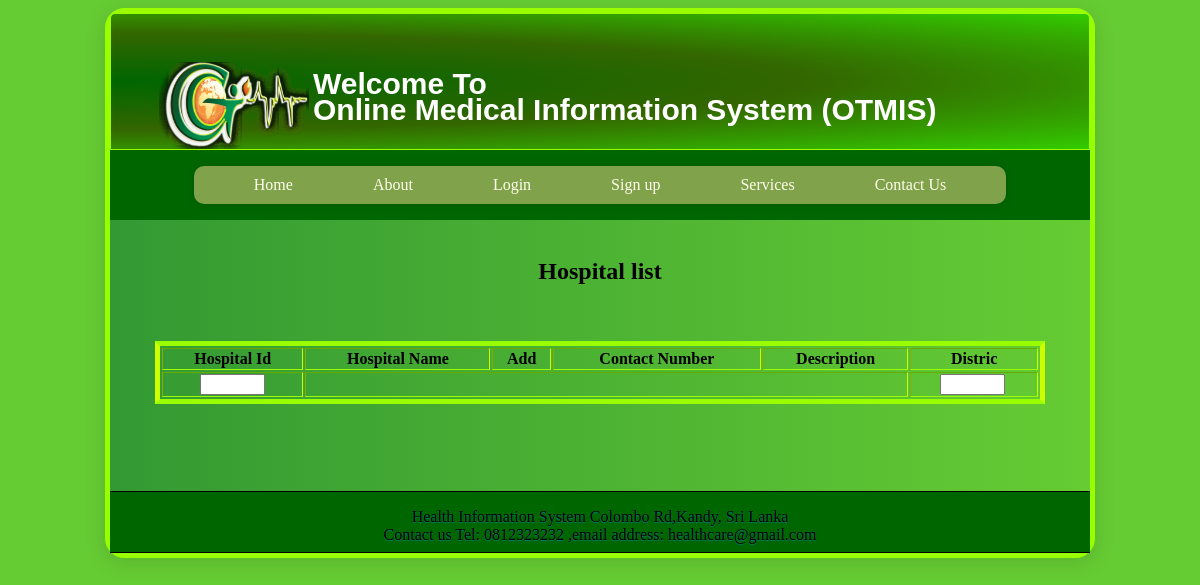
/hospitalDetails.php, run on an earlier commit of the app's database.
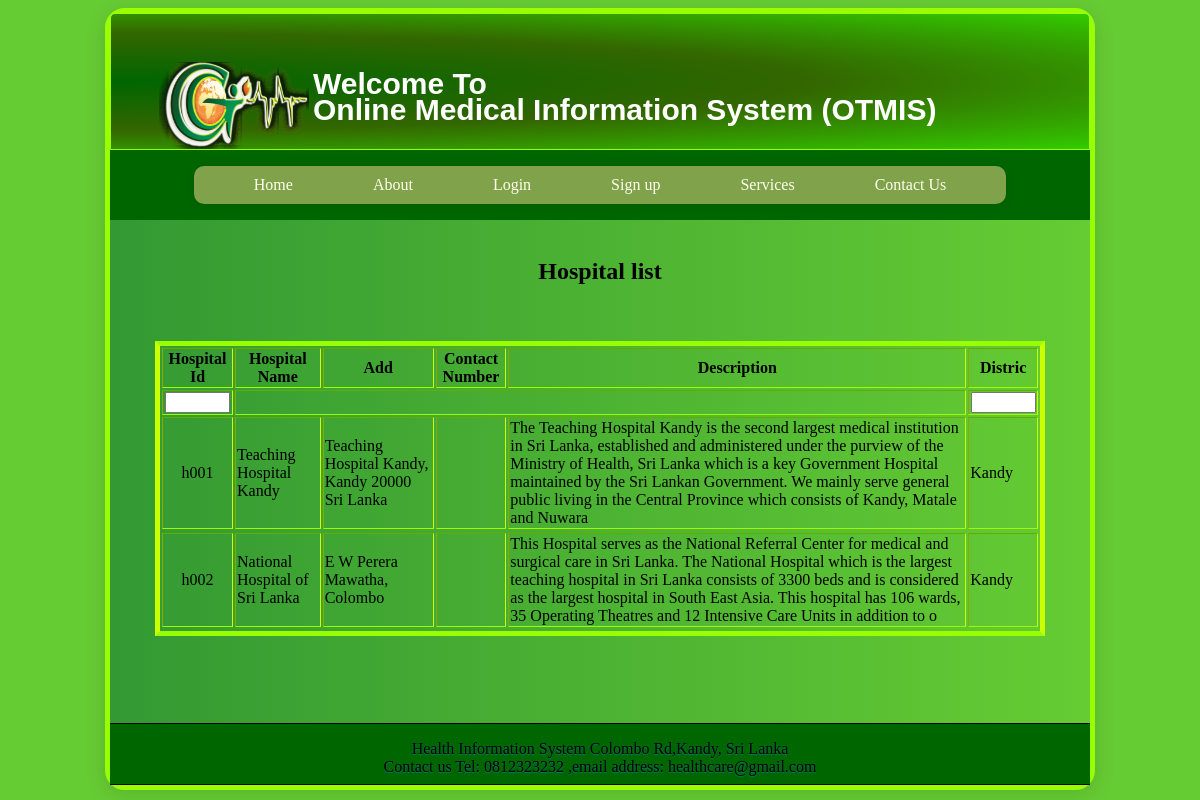
And on a later commit of the database.
### tables this page shows
CREATE TABLE IF NOT EXISTS `hospital` (
  `hId` char(4) NOT NULL,
  `district` varchar(20) NOT NULL,
  `add` varchar(200) NOT NULL,
  `description` varchar(350) NOT NULL,
  `hName` varchar(50) NOT NULL,
  `hTelNo` char(10) NOT NULL,
  PRIMARY KEY (`hId`)
);

### hospitalDetailsController.php (the view, shortened to what this page needs)
 <?php
 function getHospitalList(){
			$db = new DBAccess();
			$dbConnection = $db->initConnection();
			$str = "";
			$sql = "SELECT * FROM hospital";
	 	$str .='<h2 align="center">Hospital list</h1><br><br><table border="5"  style="width: 100%; border-style: solid; border-color: #99FF00 #CCFF00; " align="center">
		<thead>
		<tr >
			<th align="center" class="Article Id">Hospital Id</th>
			<th class="Topic"> Hospital Name</th>
			<th class="filterable">Add</th>
			<th class="filterable">Contact Number</th>
			<th class="filterable">Description</th>
			<th class="filterable">Distric</th>
		</tr>
		<tr>
			<th><input size="5px" align="center" name="filter" onkeyup="Table.filter(this,this)"></th>
			<th colspan ="4"></th>
			<th align="center"><input id="appNo" size="5px" align="center" name="filter" onkeyup="Table.filter(this,this)"> <span> <img src ="" /></span></th>
		</tr>
	</thead>
	<tbody>';
			$query=mysql_query($sql,$dbConnection) or die("SQL Error ".mysql_error());
			while($rows=mysql_fetch_array($query)){
			$str .="<tr>
							<td align='center'>".$rows["hId"]."</td>
							<td>".$rows["hName"]."</td>
							<td>".$rows["add"]."</td>
							<td>".$rows["telNo"]."</td>
							<td>".$rows["description"]."</td>
							<td>".$rows["district"]."</td>
						<tr>";
			}
		$str=$str.'</tfoot></table><br><br><br><br>';
			echo $str;
}
?>

### hospitalDetails.php (shortened to what this page needs)
<html>
<head>
<link rel="stylesheet" type="text/css" href="css/sty.css" />
<link rel="stylesheet" type="text/css" href="css/menustyle.css" />
<body>
<div id="wrapper">
	<?php
		include 'header.php';
    	include 'menu.php';
		$user = "";
  		$man = selectMenu($user);
		echo $man;
	?>
<br class="clearfix" />
        <div id="page">
<?php
			include 'hospitalDetailsController.php';
			$aList = getHospitalList();
		?>
		</div>
		<?php
			include 'footer.php';
		?>
</div>
</body>
</html>

### header.php
<div id="header">
<table>
<tr>
<td>
<img src="images/logo.png" alt="LOGO" style="width:150px;height:90px;align:right; padding:-100px;overflow: auto;" >
</td>
<td>
<h1 align="center" style="position:relative;color:#ffffff; font-size:30px;"> <b>Welcome To <br/>Online Medical Information System (OTMIS)</b></h1>
</td>
</tr>
</table>
</div>

### menu.php (shortened to what this page needs)
<?php
function selectMenu($user){
		$logOutStr = '';
		$menu = '';
		if($user == ''){
			$menu = '<nav>
			<ul>
				<li><a href="index.php">Home</a></li>
                <li><a href="about.php">About</a></li>
				<li><a href="login.php">Login</a></li>
				<li><a href="">Sign up</a>
					<ul>
						<li><a href="signupDoctor.php">Sign up as a Doctor</a></li>
						<li><a href="signupPatient.php">Sign up as a Patient</a></li>
					</ul>
				</li>
				<li><a href="">Services</a>
					<ul>
						<li><a href="articleLsit.php">Articals</a></li>
						<li><a href="forumQList.php">Forum</a></li>
					</ul>
				</li>
                <li><a href="contactUs.php">Contact Us</a></li>
				'.$logOutStr.'
			</ul>
		</nav>';
		}
	return $menu;
}
?>

### footer.php
<div id="footer">
<p align="center">
	Health Information System
	Colombo Rd,Kandy,
	Sri Lanka <br /> Contact us Tel: 0812323232	,email address: healthcare@gmail.com </p>
</div>

### css/sty.css (style rules this page uses)
body { background-color: #66CC33; }
#header { height: 45px; position: relative; background: #339933 ; background: -webkit-radial-gradient(left, #006600 , #336600,#33CC00 ); background: -o-radial-gradient(left, #006600 , #336600,#33CC00 ); background: -moz-radial-gradient(left, #006600 , #336600,#33CC00 ); background: radial-gradient(to left, #006600 , #336600 ,#33CC00); padding: 45px; color: #FFFFFF; width: 888px; border: solid 1px #99FF00; border-top-left-radius: 5px; border-top-right-radius: 5px; overflow: hidden; }
#wrapper { position: relative; width: 980px; height:auto; margin: 0 auto; background:#66CC33; border: solid 5px #99FF00; border-radius: 20px; box-shadow: 0px 5px 20px 2px rgba(0,0,0,0.1); background: -webkit-linear-gradient(left, #339933 , #66CC33 ); background: -o-linear-gradient(right, #339933 , #66CC33 ); background: -moz-linear-gradient(right, #339933 , #66CC33 ); background: linear-gradient(to right, #339933 , #66CC33 ); }
#page { position: relative; width: 890px; padding-right: 45px; padding-bottom: 15px; padding-left: 45px; background:#66CC33; background: -webkit-linear-gradient(left, #339933 , #66CC33 ); background: -o-linear-gradient(right, #339933 , #66CC33 ); background: -moz-linear-gradient(right, #339933 , #66CC33 ); background: linear-gradient(to right, #339933 , #66CC33 ); }
#footer { padding: 0 45px 0 45px; background: #006600; margin: 0; height: 60px; width: 890px; border-top: solid 1px #000; border-bottom: solid 1px #000; text-shadow: 0 1px 1px #007D7D; }
h1 { font-family: 'Gill Sans', 'Gill Sans MT', Calibri, sans-serif; font-size: 24px; font-style: normal; font-variant: normal; font-weight: 500; line-height: 26.4px; color: black; text-align: left; }

### css/menustyle.css (style rules this page uses)
nav { background: #006600 ; margin: 0px auto; text-align: center; }
nav ul { background: #80A24A; box-shadow: 0px 0px 9px rgba(0,0,0,0.15); padding: 0 20px; border-radius: 10px; list-style: none; position: relative; display: inline-table; z-index:9999; }
nav ul:after { content: ""; clear: both; display: block; z-index:9999; }
nav ul li { float: left; z-index:9999; }
nav ul li a { display: block; padding: 10px 40px; color: #ffe; text-decoration: none; z-index:9999; }

What changed in the data, as far as the page shows it:
added hospital: hId "h001", hName "Teaching Hospital Kandy", add "Teaching Hospital Kandy, Kandy 20000 Sri Lanka", description "The Teaching Hospital Kandy is the second largest medical institution in Sri Lanka, established and administered under the purview of the Ministry of Health, Sri Lanka which is a key Government Hospital maintained by the Sri Lankan Government. We mainly serve general public living in the Central Province which consists of Kandy, Matale and Nuwara", district "Kandy"
added hospital: hId "h002", hName "National Hospital of Sri Lanka", add "E W Perera Mawatha, Colombo", description "This Hospital serves as the National Referral Center for medical and surgical care in Sri Lanka. The National Hospital which is the largest teaching hospital in Sri Lanka consists of 3300 beds and is considered as the largest hospital in South East Asia. This hospital has 106 wards, 35 Operating Theatres and 12 Intensive Care Units in addition to o", district "Kandy"
